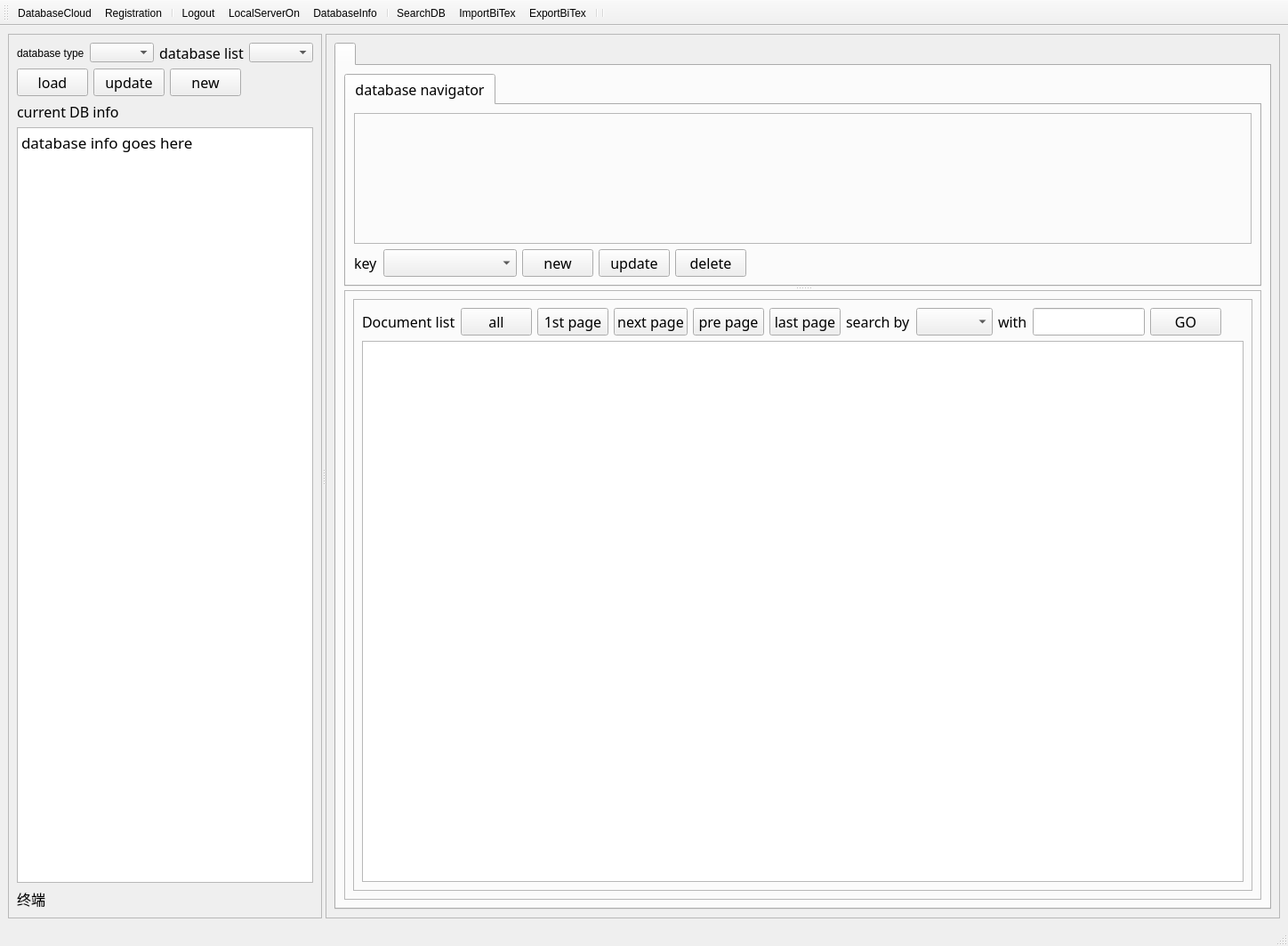
<?xml version="1.0" encoding="UTF-8"?>
<ui version="4.0">
 <class>MainWindow</class>
 <widget class="QMainWindow" name="MainWindow">
  <property name="geometry">
   <rect>
    <x>0</x>
    <y>0</y>
    <width>1448</width>
    <height>1063</height>
   </rect>
  </property>
  <property name="windowTitle">
   <string>MainWindow</string>
  </property>
  <widget class="QWidget" name="centralwidget">
   <layout class="QHBoxLayout" name="horizontalLayout">
    <item>
     <widget class="QSplitter" name="splitter">
      <property name="orientation">
       <enum>Qt::Horizontal</enum>
      </property>
      <widget class="QFrame" name="frame">
       <property name="maximumSize">
        <size>
         <width>8000</width>
         <height>16777215</height>
        </size>
       </property>
       <property name="frameShape">
        <enum>QFrame::StyledPanel</enum>
       </property>
       <property name="frameShadow">
        <enum>QFrame::Raised</enum>
       </property>
       <layout class="QVBoxLayout" name="verticalLayout_7">
        <item>
         <layout class="QHBoxLayout" name="horizontalLayout_2">
          <item>
           <widget class="QLabel" name="label_4">
            <property name="text">
             <string>database type</string>
            </property>
           </widget>
          </item>
          <item>
           <widget class="QComboBox" name="comboBox"/>
          </item>
          <item>
           <widget class="QLabel" name="label_13">
            <property name="sizePolicy">
             <sizepolicy hsizetype="Fixed" vsizetype="Preferred">
              <horstretch>0</horstretch>
              <verstretch>0</verstretch>
             </sizepolicy>
            </property>
            <property name="font">
             <font>
              <family>FZKai-Z03S</family>
              <pointsize>12</pointsize>
             </font>
            </property>
            <property name="text">
             <string>database list</string>
            </property>
           </widget>
          </item>
          <item>
           <widget class="QComboBox" name="comboBox_project_list"/>
          </item>
         </layout>
        </item>
        <item>
         <layout class="QHBoxLayout" name="horizontalLayout_23">
          <item>
           <widget class="QPushButton" name="pushButton_load">
            <property name="sizePolicy">
             <sizepolicy hsizetype="Fixed" vsizetype="Fixed">
              <horstretch>0</horstretch>
              <verstretch>0</verstretch>
             </sizepolicy>
            </property>
            <property name="font">
             <font>
              <family>FZKai-Z03S</family>
              <pointsize>12</pointsize>
             </font>
            </property>
            <property name="text">
             <string>load</string>
            </property>
           </widget>
          </item>
          <item>
           <widget class="QPushButton" name="pushButton_update_project_info">
            <property name="sizePolicy">
             <sizepolicy hsizetype="Fixed" vsizetype="Fixed">
              <horstretch>0</horstretch>
              <verstretch>0</verstretch>
             </sizepolicy>
            </property>
            <property name="font">
             <font>
              <family>FZKai-Z03S</family>
              <pointsize>12</pointsize>
             </font>
            </property>
            <property name="text">
             <string>update</string>
            </property>
           </widget>
          </item>
          <item>
           <widget class="QPushButton" name="pushButton_new_project">
            <property name="sizePolicy">
             <sizepolicy hsizetype="Fixed" vsizetype="Fixed">
              <horstretch>0</horstretch>
              <verstretch>0</verstretch>
             </sizepolicy>
            </property>
            <property name="font">
             <font>
              <family>FZKai-Z03S</family>
              <pointsize>12</pointsize>
             </font>
            </property>
            <property name="text">
             <string>new</string>
            </property>
           </widget>
          </item>
          <item>
           <spacer name="horizontalSpacer">
            <property name="orientation">
             <enum>Qt::Horizontal</enum>
            </property>
            <property name="sizeHint" stdset="0">
             <size>
              <width>40</width>
              <height>20</height>
             </size>
            </property>
           </spacer>
          </item>
         </layout>
        </item>
        <item>
         <widget class="QLabel" name="label">
          <property name="font">
           <font>
            <family>FZKai-Z03S</family>
            <pointsize>12</pointsize>
           </font>
          </property>
          <property name="text">
           <string>current DB info</string>
          </property>
         </widget>
        </item>
        <item>
         <widget class="QSplitter" name="splitter_3">
          <property name="orientation">
           <enum>Qt::Vertical</enum>
          </property>
          <widget class="QPlainTextEdit" name="plainTextEdit_project_info">
           <property name="maximumSize">
            <size>
             <width>16777215</width>
             <height>50000</height>
            </size>
           </property>
           <property name="font">
            <font>
             <family>FZKai-Z03S</family>
             <pointsize>13</pointsize>
            </font>
           </property>
           <property name="plainText">
            <string>database info goes here</string>
           </property>
          </widget>
         </widget>
        </item>
        <item>
         <layout class="QVBoxLayout" name="verticalLayout">
          <item>
           <widget class="QLabel" name="label_3">
            <property name="font">
             <font>
              <family>FZKai-Z03S</family>
              <pointsize>12</pointsize>
             </font>
            </property>
            <property name="text">
             <string>终端</string>
            </property>
           </widget>
          </item>
         </layout>
        </item>
       </layout>
      </widget>
      <widget class="QFrame" name="frame_2">
       <property name="frameShape">
        <enum>QFrame::StyledPanel</enum>
       </property>
       <property name="frameShadow">
        <enum>QFrame::Raised</enum>
       </property>
       <layout class="QHBoxLayout" name="horizontalLayout_3">
        <item>
         <widget class="QTabWidget" name="tabWidget">
          <property name="currentIndex">
           <number>0</number>
          </property>
          <widget class="QWidget" name="tab">
           <attribute name="title">
            <string/>
           </attribute>
           <layout class="QVBoxLayout" name="verticalLayout_8">
            <item>
             <widget class="QSplitter" name="splitter_5">
              <property name="orientation">
               <enum>Qt::Vertical</enum>
              </property>
              <widget class="QTabWidget" name="tabWidget_2">
               <property name="font">
                <font>
                 <family>FZKai-Z03S</family>
                 <pointsize>12</pointsize>
                </font>
               </property>
               <property name="currentIndex">
                <number>0</number>
               </property>
               <widget class="QWidget" name="tab_5">
                <attribute name="title">
                 <string>database navigator</string>
                </attribute>
                <layout class="QVBoxLayout" name="verticalLayout_9">
                 <item>
                  <widget class="QFrame" name="frame_7">
                   <property name="frameShape">
                    <enum>QFrame::StyledPanel</enum>
                   </property>
                   <property name="frameShadow">
                    <enum>QFrame::Raised</enum>
                   </property>
                  </widget>
                 </item>
                 <item>
                  <layout class="QHBoxLayout" name="horizontalLayout_15">
                   <item>
                    <widget class="QLabel" name="label_31">
                     <property name="text">
                      <string>key</string>
                     </property>
                    </widget>
                   </item>
                   <item>
                    <widget class="QComboBox" name="comboBox_books">
                     <property name="minimumSize">
                      <size>
                       <width>150</width>
                       <height>0</height>
                      </size>
                     </property>
                    </widget>
                   </item>
                   <item>
                    <widget class="QPushButton" name="pushButton_new">
                     <property name="text">
                      <string>new</string>
                     </property>
                    </widget>
                   </item>
                   <item>
                    <widget class="QPushButton" name="pushButton_update">
                     <property name="text">
                      <string>update</string>
                     </property>
                    </widget>
                   </item>
                   <item>
                    <widget class="QPushButton" name="pushButton_remove">
                     <property name="text">
                      <string>delete</string>
                     </property>
                    </widget>
                   </item>
                   <item>
                    <spacer name="horizontalSpacer_2">
                     <property name="orientation">
                      <enum>Qt::Horizontal</enum>
                     </property>
                     <property name="sizeHint" stdset="0">
                      <size>
                       <width>40</width>
                       <height>20</height>
                      </size>
                     </property>
                    </spacer>
                   </item>
                  </layout>
                 </item>
                </layout>
               </widget>
              </widget>
              <widget class="QFrame" name="frame_4">
               <property name="maximumSize">
                <size>
                 <width>4000</width>
                 <height>16777215</height>
                </size>
               </property>
               <property name="frameShape">
                <enum>QFrame::StyledPanel</enum>
               </property>
               <property name="frameShadow">
                <enum>QFrame::Raised</enum>
               </property>
               <layout class="QHBoxLayout" name="horizontalLayout_5">
                <item>
                 <widget class="QSplitter" name="splitter_6">
                  <property name="orientation">
                   <enum>Qt::Horizontal</enum>
                  </property>
                  <widget class="QFrame" name="frame_3">
                   <property name="frameShape">
                    <enum>QFrame::StyledPanel</enum>
                   </property>
                   <property name="frameShadow">
                    <enum>QFrame::Raised</enum>
                   </property>
                   <layout class="QVBoxLayout" name="verticalLayout_11">
                    <item>
                     <layout class="QHBoxLayout" name="horizontalLayout_14">
                      <item>
                       <widget class="QLabel" name="label_2">
                        <property name="sizePolicy">
                         <sizepolicy hsizetype="Fixed" vsizetype="Fixed">
                          <horstretch>0</horstretch>
                          <verstretch>0</verstretch>
                         </sizepolicy>
                        </property>
                        <property name="font">
                         <font>
                          <family>FZKai-Z03S</family>
                          <pointsize>12</pointsize>
                         </font>
                        </property>
                        <property name="text">
                         <string>Document list</string>
                        </property>
                       </widget>
                      </item>
                      <item>
                       <widget class="QPushButton" name="pushButton_show_all">
                        <property name="font">
                         <font>
                          <family>FZKai-Z03S</family>
                          <pointsize>12</pointsize>
                         </font>
                        </property>
                        <property name="text">
                         <string>all</string>
                        </property>
                       </widget>
                      </item>
                      <item>
                       <widget class="QPushButton" name="pushButton_2">
                        <property name="font">
                         <font>
                          <family>FZKai-Z03S</family>
                          <pointsize>12</pointsize>
                         </font>
                        </property>
                        <property name="text">
                         <string>1st page</string>
                        </property>
                       </widget>
                      </item>
                      <item>
                       <widget class="QPushButton" name="pushButton_select_none">
                        <property name="font">
                         <font>
                          <family>FZKai-Z03S</family>
                          <pointsize>12</pointsize>
                         </font>
                        </property>
                        <property name="text">
                         <string>next page</string>
                        </property>
                       </widget>
                      </item>
                      <item>
                       <widget class="QPushButton" name="pushButton_parse_row">
                        <property name="font">
                         <font>
                          <family>FZKai-Z03S</family>
                          <pointsize>12</pointsize>
                         </font>
                        </property>
                        <property name="text">
                         <string>pre page</string>
                        </property>
                       </widget>
                      </item>
                      <item>
                       <widget class="QPushButton" name="pushButton_3">
                        <property name="font">
                         <font>
                          <family>FZKai-Z03S</family>
                          <pointsize>12</pointsize>
                         </font>
                        </property>
                        <property name="text">
                         <string>last page</string>
                        </property>
                       </widget>
                      </item>
                      <item>
                       <widget class="QLabel" name="label_129">
                        <property name="font">
                         <font>
                          <family>FZKai-Z03S</family>
                          <pointsize>12</pointsize>
                         </font>
                        </property>
                        <property name="text">
                         <string>search by</string>
                        </property>
                       </widget>
                      </item>
                      <item>
                       <widget class="QComboBox" name="comboBox_search_item">
                        <property name="sizePolicy">
                         <sizepolicy hsizetype="Expanding" vsizetype="Fixed">
                          <horstretch>0</horstretch>
                          <verstretch>0</verstretch>
                         </sizepolicy>
                        </property>
                        <property name="font">
                         <font>
                          <family>FZKai-Z03S</family>
                          <pointsize>12</pointsize>
                         </font>
                        </property>
                       </widget>
                      </item>
                      <item>
                       <widget class="QLabel" name="label_131">
                        <property name="font">
                         <font>
                          <family>FZKai-Z03S</family>
                          <pointsize>12</pointsize>
                         </font>
                        </property>
                        <property name="text">
                         <string>with</string>
                        </property>
                       </widget>
                      </item>
                      <item>
                       <widget class="QLineEdit" name="lineEdit_search_item_value">
                        <property name="font">
                         <font>
                          <family>FZKai-Z03S</family>
                          <pointsize>12</pointsize>
                         </font>
                        </property>
                       </widget>
                      </item>
                      <item>
                       <widget class="QPushButton" name="pushButton_search_target">
                        <property name="font">
                         <font>
                          <family>FZKai-Z03S</family>
                          <pointsize>12</pointsize>
                         </font>
                        </property>
                        <property name="text">
                         <string>GO</string>
                        </property>
                       </widget>
                      </item>
                      <item>
                       <spacer name="horizontalSpacer_3">
                        <property name="orientation">
                         <enum>Qt::Horizontal</enum>
                        </property>
                        <property name="sizeHint" stdset="0">
                         <size>
                          <width>40</width>
                          <height>20</height>
                         </size>
                        </property>
                       </spacer>
                      </item>
                     </layout>
                    </item>
                    <item>
                     <widget class="QTableView" name="tableView_book_info">
                      <property name="font">
                       <font>
                        <family>FZKai-Z03S</family>
                        <pointsize>12</pointsize>
                       </font>
                      </property>
                      <property name="sortingEnabled">
                       <bool>true</bool>
                      </property>
                     </widget>
                    </item>
                   </layout>
                  </widget>
                 </widget>
                </item>
               </layout>
              </widget>
             </widget>
            </item>
           </layout>
          </widget>
         </widget>
        </item>
       </layout>
      </widget>
     </widget>
    </item>
   </layout>
  </widget>
  <widget class="QMenuBar" name="menubar">
   <property name="geometry">
    <rect>
     <x>0</x>
     <y>0</y>
     <width>1448</width>
     <height>21</height>
    </rect>
   </property>
  </widget>
  <widget class="QStatusBar" name="statusbar"/>
  <widget class="QToolBar" name="toolBar">
   <property name="windowTitle">
    <string>toolBar</string>
   </property>
   <attribute name="toolBarArea">
    <enum>TopToolBarArea</enum>
   </attribute>
   <attribute name="toolBarBreak">
    <bool>false</bool>
   </attribute>
   <addaction name="actionDatabaseCloud"/>
   <addaction name="actionRegistration"/>
   <addaction name="separator"/>
   <addaction name="actionLogout"/>
   <addaction name="actionLocalServerOn"/>
   <addaction name="actionDatabaseInfo"/>
   <addaction name="separator"/>
   <addaction name="actionSearchDB"/>
   <addaction name="actionImportBiTex"/>
   <addaction name="actionExportBiTex"/>
   <addaction name="separator"/>
   <addaction name="separator"/>
  </widget>
  <action name="actionExportBiTex">
   <property name="icon">
    <iconset>
     <normaloff>icons/export.png</normaloff>icons/export.png</iconset>
   </property>
   <property name="text">
    <string>ExportBiTex</string>
   </property>
   <property name="toolTip">
    <string>export paper to BiTex file</string>
   </property>
  </action>
  <action name="actionDatabaseCloud">
   <property name="icon">
    <iconset>
     <normaloff>../../../../../pyworkship/pygod/apps/py_scheduler/resources/icons/cloud.png</normaloff>../../../../../pyworkship/pygod/apps/py_scheduler/resources/icons/cloud.png</iconset>
   </property>
   <property name="text">
    <string>DatabaseCloud</string>
   </property>
   <property name="toolTip">
    <string>登录系统</string>
   </property>
  </action>
  <action name="actionImportBiTex">
   <property name="icon">
    <iconset>
     <normaloff>../../../../../pyworkship/pygod/apps/py_scheduler/resources/icons/import.png</normaloff>../../../../../pyworkship/pygod/apps/py_scheduler/resources/icons/import.png</iconset>
   </property>
   <property name="text">
    <string>ImportBiTex</string>
   </property>
   <property name="toolTip">
    <string>Extract paper info from BiTex file</string>
   </property>
  </action>
  <action name="actionLocalServerOn">
   <property name="icon">
    <iconset>
     <normaloff>../../../../../pyworkship/pygod/apps/py_scheduler/resources/icons/serveron.png</normaloff>../../../../../pyworkship/pygod/apps/py_scheduler/resources/icons/serveron.png</iconset>
   </property>
   <property name="text">
    <string>LocalServerOn</string>
   </property>
   <property name="toolTip">
    <string>start local mongo server</string>
   </property>
  </action>
  <action name="actionLogout">
   <property name="icon">
    <iconset>
     <normaloff>../../../../../pyworkship/pygod/apps/py_scheduler/resources/icons/serveroff.png</normaloff>../../../../../pyworkship/pygod/apps/py_scheduler/resources/icons/serveroff.png</iconset>
   </property>
   <property name="text">
    <string>Logout</string>
   </property>
   <property name="toolTip">
    <string>注销当前用户</string>
   </property>
  </action>
  <action name="actionRegistration">
   <property name="icon">
    <iconset>
     <normaloff>../../../../../pyworkship/pygod/apps/py_scheduler/resources/icons/client.png</normaloff>../../../../../pyworkship/pygod/apps/py_scheduler/resources/icons/client.png</iconset>
   </property>
   <property name="text">
    <string>Registration</string>
   </property>
   <property name="toolTip">
    <string>注册新用户</string>
   </property>
  </action>
  <action name="actionDatabaseInfo">
   <property name="icon">
    <iconset>
     <normaloff>../../../../../pyworkship/pygod/apps/py_scheduler/resources/icons/info.png</normaloff>../../../../../pyworkship/pygod/apps/py_scheduler/resources/icons/info.png</iconset>
   </property>
   <property name="text">
    <string>DatabaseInfo</string>
   </property>
   <property name="toolTip">
    <string>get database information</string>
   </property>
  </action>
  <action name="actionSearchDB">
   <property name="icon">
    <iconset>
     <normaloff>../../../../../pyworkship/pygod/apps/py_scheduler/resources/icons/search.png</normaloff>../../../../../pyworkship/pygod/apps/py_scheduler/resources/icons/search.png</iconset>
   </property>
   <property name="text">
    <string>SearchDB</string>
   </property>
  </action>
 </widget>
 <resources/>
 <connections/>
</ui>
